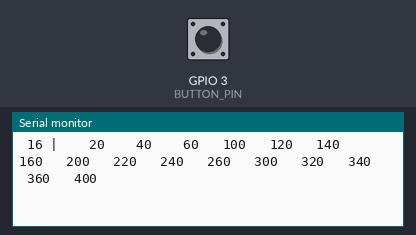
The program below on a simulated ESP32-C3. Parts: the last lines printed to the serial monitor. The inputs (shaded band) are chosen by the test bench; at power-on: GPIO 3 (BUTTON_PIN) HIGH.

Above: at 2.3 s.
2.4 s: GPIO 3 (BUTTON_PIN) pulled LOW for 0.15 s
At 3.1 s:
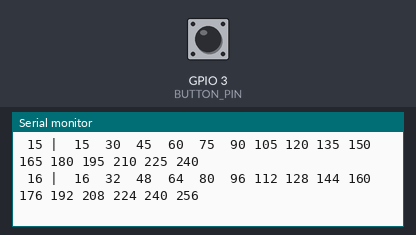
4.0 s: GPIO 3 (BUTTON_PIN) pulled LOW for 1 s
At 5.5 s:
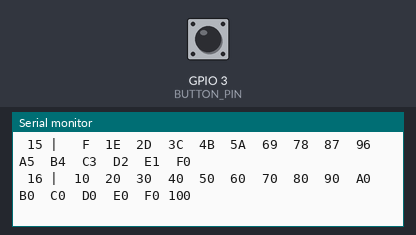

The program:

main.cpp
```cpp
/**
 * Lesson 3 - Home Task
 * 16x16 Multiplication Table with Button Mode Switch (OCT / DEC / HEX)
 *
 * Wiring (ESP32-C3):
 * - Button pin 1 -> GPIO 3
 * - Button pin 2 -> GND
 * - We use INPUT_PULLUP, so:
 *     Not pressed = HIGH (1)
 *     Pressed     = LOW  (0)
 *
 * Behavior:
 * - Each valid button press changes mode:
 *     OCT -> DEC -> HEX -> OCT ...
 * - After changing mode, the program prints the 16x16 table in that mode.
 */

#include <Arduino.h>

// ----------------------------
// Constants
// ----------------------------
#define BUTTON_PIN   3
#define DEBOUNCE_MS  50

// Mode numbers (no typedef/enum, only integers)
#define MODE_OCT     0
#define MODE_DEC     1
#define MODE_HEX     2
#define MODE_COUNT   3

// ----------------------------
// Global variables
// ----------------------------
int mode = MODE_OCT;

// For edge detection (INPUT_PULLUP: HIGH when not pressed)
int lastState = HIGH;

// ----------------------------
// Function: read button with debounce and detect press event
// Returns true only when a press is confirmed (falling edge)
// ----------------------------
bool isButtonPressed() {

  // Read current pin level
  int reading = digitalRead(BUTTON_PIN);

  // Detect falling edge: HIGH -> LOW means "just pressed"
  if (lastState == HIGH && reading == LOW) {

    // Wait for contacts to settle (debounce)
    delay(DEBOUNCE_MS);

    // Read again to confirm it is still pressed
    reading = digitalRead(BUTTON_PIN);

    // Update lastState with the confirmed reading
    lastState = reading;

    // Return true only if still LOW after debounce
    return (reading == LOW);
  }

  // No press event, just update lastState
  lastState = reading;
  return false;
}

// ----------------------------
// Print a small header showing the current mode
// ----------------------------
void printModeHeader(int currentMode) {

  Serial.println();
  Serial.println("=================================");
  Serial.println("  16x16 Multiplication Table");
  Serial.print  ("  Mode: ");

  switch (currentMode) {
    case MODE_OCT:
      Serial.println("OCT (base 8)");
      break;

    case MODE_DEC:
      Serial.println("DEC (base 10)");
      break;

    case MODE_HEX:
      Serial.println("HEX (base 16)");
      break;

    default:
      Serial.println("UNKNOWN");
      break;
  }

  Serial.println("  Press button to change mode");
  Serial.println("=================================");
}

// ----------------------------
// Print one table cell in the selected mode
// We use fixed width so columns stay aligned.
// ----------------------------
void printCell(int currentMode, int value) {

  switch (currentMode) {

    case MODE_OCT:
      // %o = octal, wider spacing for readability
      Serial.printf("%6o", value);
      break;

    case MODE_DEC:
      // %d = decimal
      Serial.printf("%4d", value);
      break;

    case MODE_HEX:
      // %X = hex uppercase
      Serial.printf("%4X", value);
      break;

    default:
      Serial.printf("%4d", value);
      break;
  }
}

// ----------------------------
// Print the full 16x16 multiplication table
// ----------------------------
void printTable16x16(int currentMode) {

  // Optional: print column headers (1..16) in the same mode
  Serial.print("     "); // left margin for row labels
  for (int col = 1; col <= 16; col++) {
    printCell(currentMode, col);
  }
  Serial.println();

  // Print rows
  for (int row = 1; row <= 16; row++) {

    // Row label on the left (I keep it decimal to be clear)
    Serial.printf("%3d |", row);

    for (int col = 1; col <= 16; col++) {
      int result = row * col;
      printCell(currentMode, result);
    }

    Serial.println();
  }
}

// ----------------------------
// Arduino setup & loop
// ----------------------------
void setup() {

  Serial.begin(115200);
  delay(1000); // Wait for Serial Monitor

  // Configure button input with internal pull-up
  pinMode(BUTTON_PIN, INPUT_PULLUP);

  // Print first table at startup
  printModeHeader(mode);
  printTable16x16(mode);
}

void loop() {

  // If button press is detected, change mode and print table again
  if (isButtonPressed()) {

    // Cycle mode: 0 -> 1 -> 2 -> 0 ...
    mode = (mode + 1) % MODE_COUNT;

    printModeHeader(mode);
    printTable16x16(mode);

    // Optional: wait until button is released
    // This avoids multiple triggers if the user keeps it pressed.
    while (digitalRead(BUTTON_PIN) == LOW) {
      delay(5);
    }
  }
}
```

Measured:
- after the input at 2.4 s, the serial monitor: prints a new line after 0.05 s (image 1)
- after the input at 4.0 s, the serial monitor: prints a new line after 0.05 s (image 2)
